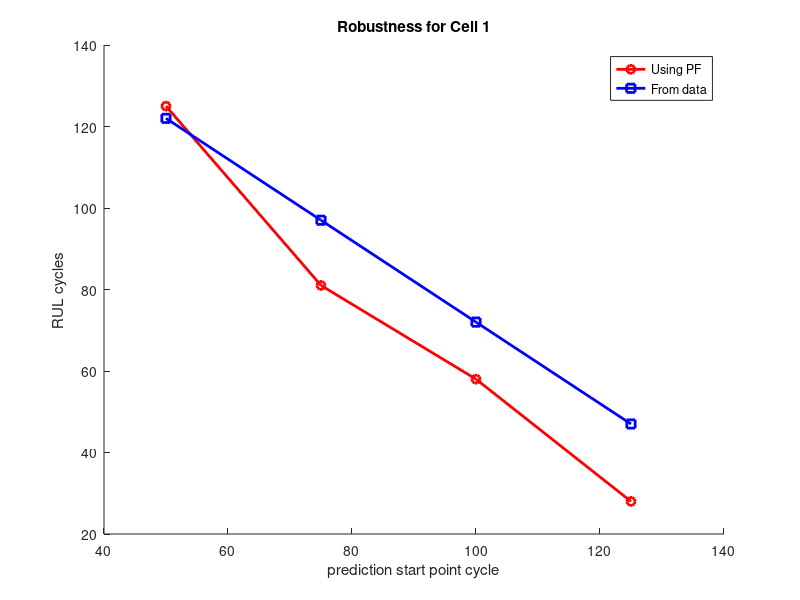
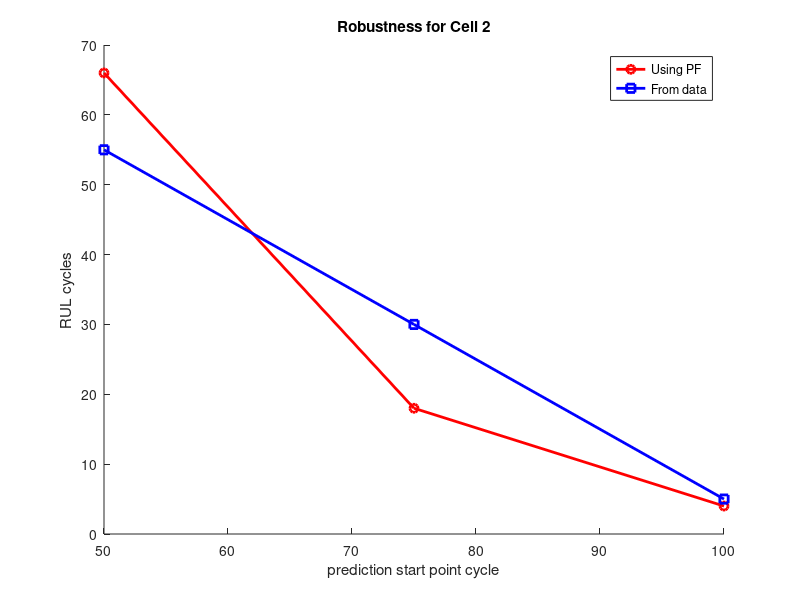
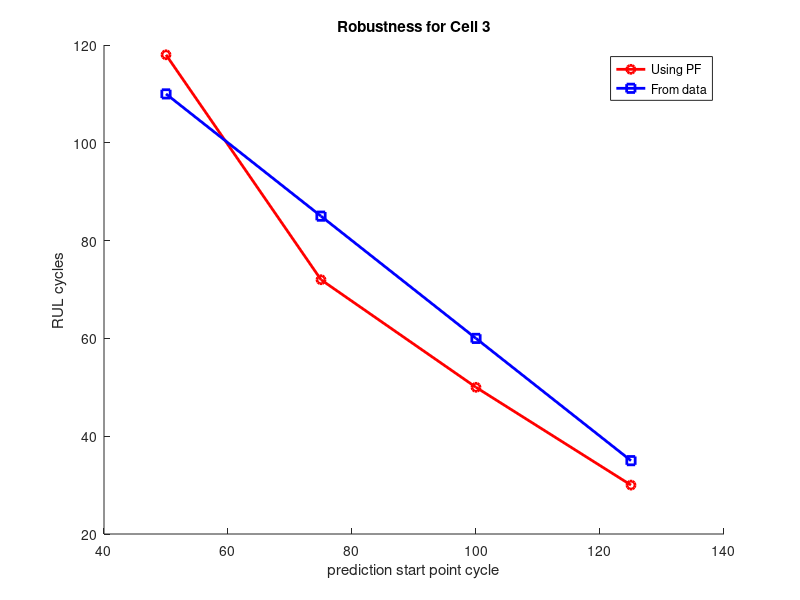

Write the MATLAB code that produced these figures, in order.
clc;
clear all;
pred_index=[50,75,100,125];
c1_pf=[125,81,58,28];
c1_real=[122,97,72,47];
pred_index_c2=[50,75,100];
c2_pf=[66,18,4];
c2_real=[55,30,5];
c3_pf=[118,72,50,30];
c3_real=[110,85,60,35];
figure;
hold on;
plot(pred_index,c1_pf,'-ro','LineWidth',2);
plot(pred_index,c1_real,'-bs','LineWidth',2);
title('Robustness for Cell 1');
xlabel('prediction start point cycle');
ylabel('RUL cycles');
legend('Using PF','From data');
figure;
hold on;
plot(pred_index_c2,c2_pf,'-ro','LineWidth',2);
plot(pred_index_c2,c2_real,'-bs','LineWidth',2);
title('Robustness for Cell 2');
xlabel('prediction start point cycle');
ylabel('RUL cycles');
legend('Using PF','From data');
figure;
hold on;
plot(pred_index,c3_pf,'-ro','LineWidth',2);
plot(pred_index,c3_real,'-bs','LineWidth',2);
title('Robustness for Cell 3');
xlabel('prediction start point cycle');
ylabel('RUL cycles');
legend('Using PF','From data');